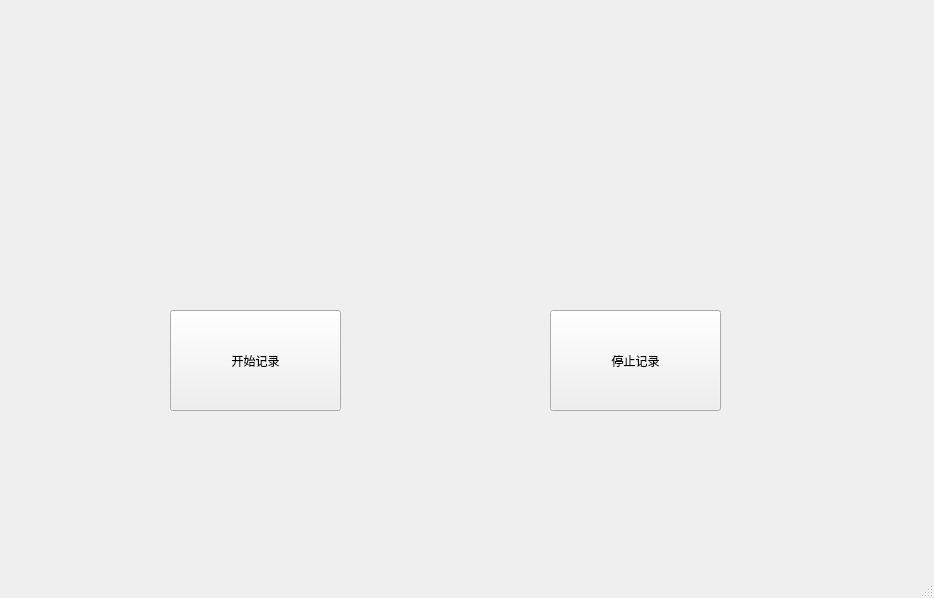
<?xml version="1.0" encoding="UTF-8"?>
<ui version="4.0">
 <class>MainWindow</class>
 <widget class="QMainWindow" name="MainWindow">
  <property name="geometry">
   <rect>
    <x>0</x>
    <y>0</y>
    <width>934</width>
    <height>598</height>
   </rect>
  </property>
  <property name="windowTitle">
   <string>MainWindow</string>
  </property>
  <widget class="QWidget" name="centralwidget">
   <widget class="QPushButton" name="pushButton">
    <property name="geometry">
     <rect>
      <x>170</x>
      <y>310</y>
      <width>171</width>
      <height>101</height>
     </rect>
    </property>
    <property name="text">
     <string>开始记录</string>
    </property>
   </widget>
   <widget class="QPushButton" name="pushButton_2">
    <property name="geometry">
     <rect>
      <x>550</x>
      <y>310</y>
      <width>171</width>
      <height>101</height>
     </rect>
    </property>
    <property name="text">
     <string>停止记录</string>
    </property>
   </widget>
  </widget>
  <widget class="QMenuBar" name="menubar">
   <property name="geometry">
    <rect>
     <x>0</x>
     <y>0</y>
     <width>934</width>
     <height>21</height>
    </rect>
   </property>
  </widget>
  <widget class="QStatusBar" name="statusbar"/>
 </widget>
 <resources/>
 <connections/>
</ui>
